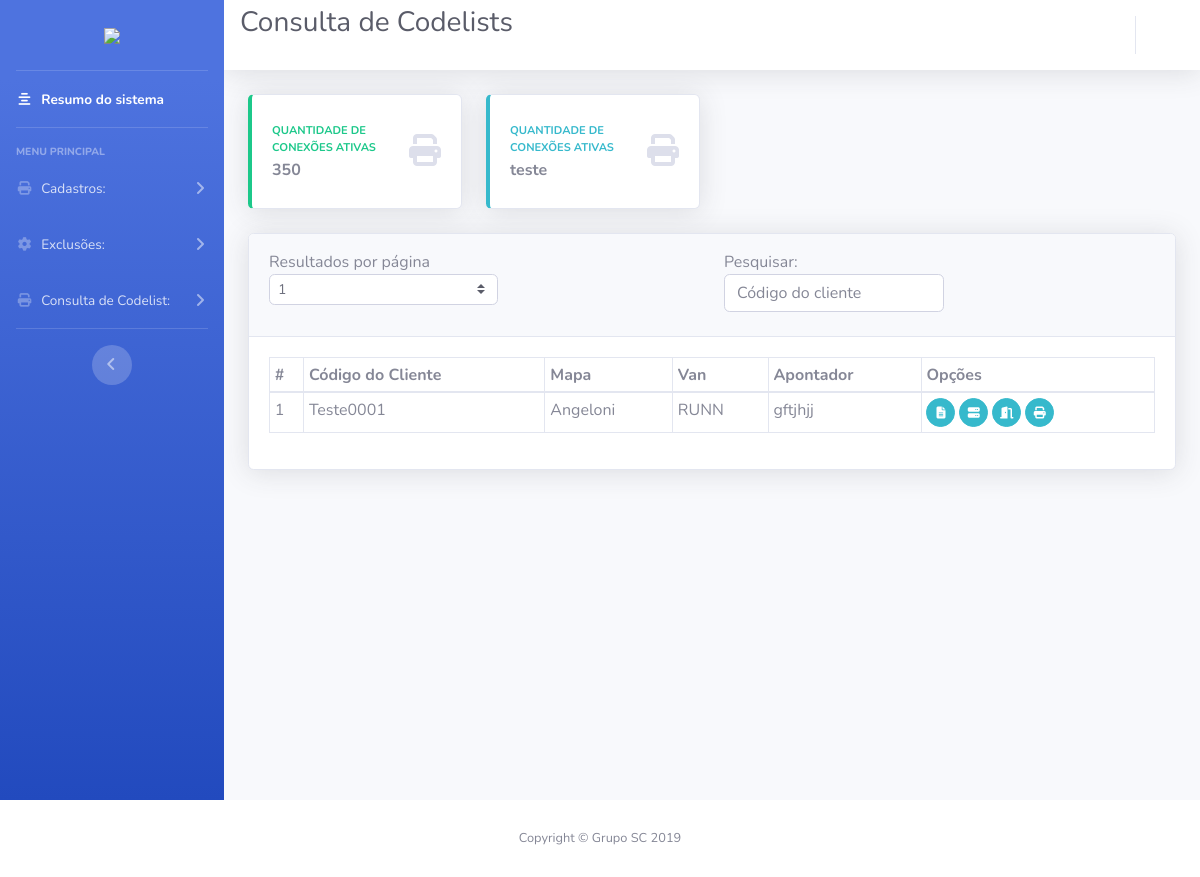
The app's page /panpharma_producao/cons_codelists with its own data.
### panpharma_producao/models.py (models this page shows)
class Base(models.Model):
    criado = models.DateField('Data de Criacão', auto_now_add=True)
    modificado = models.DateField('Data de Modificação', auto_now=True)
    ativo = models.BooleanField('Ativo?', default=True)
    class Meta:
        abstract = True

class CodelistsPanProd(Base):
    codigo_cliente = models.CharField('Usuário a ser cadastrado', max_length=100, unique=True)
    mapa = models.CharField('Mapa', max_length=100, choices=MAPA_CHOICES)
    van = models.CharField('Van', max_length=100, choices=VAN_CHOICES)
    apontador = models.CharField('Apontador', max_length=100)
    quebra = models.CharField('Quebra', max_length=20, choices=QUEBRA_CHOICES)
    mapa_retorno_atendidos = models.CharField(max_length=100, choices=MAPA_RETORNO_ATENDIDOS)
    mapa_retorno_nao_atendidos = models.CharField(max_length=100, choices=MAPA_RETORNO_NAO_ATENDIDOS)
    extensao_retorno_itens_atendidos = models.CharField(max_length=10, choices=EXTENCAO)
    extensao_retorno_itens_nao_atendidos = models.CharField(max_length=10, choices=EXTENCAO)
    mascara_retorno_atendidos = models.CharField(max_length=100)
    mascara_retorno_nao_atendidos = models.CharField(max_length=100)
    sobrepoe_arquivo = models.CharField('Sobrepõe arquivo?', max_length=10, choices=CHOICES)
    mapa_retorno_nf = models.CharField(max_length=100, choices=MAPA_RETORNO_NF)
    mascara_nf = models.CharField('Máscara Nota Fiscal', max_length=100)
    extensao_nf = models.CharField('Extensão Nota Fiscal', max_length=10, choices=EXTENCAO_NF)
    sobrepoe_nf = models.BooleanField('Sobrepões NF?', choices=CHOICES_BIN)
    usuario_arquivo_preco = models.CharField('Usuário Arquivo Preço', max_length=100)
    mascara_remessa_arq_preco = models.CharField('Máscara Remessa ARQ Preço', max_length=100)
    move_arq_preco = models.BooleanField('Move ARQ preço?', choices=CHOICES_BIN)
    diretorio_arq_preco = models.CharField('Diretório ARQ Preço', max_length=100)

### panpharma_producao/views.py (the view)
# urls.py: path('cons_codelists', views.cons_codelists, name='cons_codelists'),
def cons_codelists(request):
    objects = CodelistsPanProd.objects.all()
    context = {
        'codelists': objects
    }
    return render(request, 'panpharma_producao/cons_codelists.html', context)

### templates/panpharma_producao/cons_codelists.html (shortened to what this page needs)
{% load bootstrap4 %}
{% load static %}
<!DOCTYPE html>
<html lang="pt-BR" xmlns="http://www.w3.org/1999/html">
<head>
  {% bootstrap_css %}
  <link rel="stylesheet" href="{% static 'css/sb-admin-2.min.css' %}">
</head>
<body id="page-top">
  <div id="wrapper">
    {% include 'panpharma_producao/functions_ppp/menu.html' %}
    <div id="content-wrapper" class="d-flex flex-column">
      <div id="content">
        <nav class="navbar navbar-expand navbar-light bg-white topbar mb-4 static-top shadow">
          <div class="d-sm-flex align-items-center justify-content-between mb-4">
            <h1 class="h3 mb-0 text-gray-800">Consulta de Codelists</h1>
          </div>
          {% include 'panpharma_producao/functions_ppp/topbar.html' %}
          <div class="container-fluid">
            <div class="row">
              <div class="col-xl-3 col-md-6 mb-4">
                <div class="card border-left-success shadow h-100 py-2">
                  <div class="card-body">
                    <div class="row no-gutters align-items-center">
                      <div class="col mr-2">
                        <div class="text-xs font-weight-bold text-success text-uppercase mb-1">Quantidade de conexões ativas</div>
                        <div class="h6 mb-0 font-weight-bold text-gray-550">350</div>
                      </div>
                      <div class="col-auto">
                        <i class="fas fa-print text-gray-300 fa-2x"></i>
                      </div>
                    </div>
                  </div>
                </div>
              </div>
              <div class="col-xl-3 col-md-6 mb-4">
                <div class="card border-left-info shadow h-100 py-2">
                  <div class="card-body">
                    <div class="row no-gutters align-items-center">
                      <div class="col mr-2">
                        <div class="text-xs font-weight-bold text-info text-uppercase mb-1">Quantidade de conexões ativas</div>
                        <div class="h6 mb-0 font-weight-bold text-gray-550">teste</div>
                      </div>
                      <div class="col-auto">
                        <i class="fas fa-print text-gray-300 fa-2x"></i>
                      </div>
                    </div>
                  </div>
                </div>
              </div>
            </div>
            <div class="card shadow mb-4">
              <div class="card-header py-3">
                <div class="row">
                  <div class="col-sm-12 col-md-6">
                    <div class="dataTables_length" id="example_length">
                      <label>
                        Resultados por página
                        <select name="example_length" aria-controls="example" class="custom-select custom-select-sm form-control form-control-sm">
                          <option value="10">1</option>
                        </select>
                      </label>
                    </div>
                  </div>
                  <div class="col-sm-12 col-md-6">
                    <div id="example_filter" class="dataTables_filter">
                      <label>
                        Pesquisar:
                        <form method="GET" action=".">
                          <input type="text" id="search" name="search" class="form-control" placeholder="Código do cliente">
                        </form>
                      </label>
                    </div>
                  </div>
                </div>
              </div>
              <div class="card-body">
                <div class="table-responsive">
                  <table class="table table-bordered table-sm" id="dataTable" width="100%" cellspacing="0">
                    <thead>
                      <tr>
                        <th scope='col'>#</th>
                        <th scope='col'>Código do Cliente</th>
                        <th scope='col'>Mapa</th>
                        <th scope='col'>Van</th>
                        <th scope='col'>Apontador</th>
                        <th scope='col'>Opções</th>
                      </tr>
                    </thead>
                      <tbody>
                        {% for code in codelists %}
                          <tr>
                            <td scope="row">{{ code.id }}</td>
                            <td scope="row">{{ code.codigo_cliente }}</td>
                            <td scope="row">{{ code.mapa }}</td>
                            <td scope="row">{{ code.van }}</td>
                            <td scope="row">{{ code.apontador }}</td>
                            <td scope="row">
          						<a href="#modal{{ code.id }}" class="btn btn-info btn-circle btn-sm" data-placement="top" title="Visualizar Codelist" data-toggle="modal"><i class="fas fa-file-alt" aria-hidden="true"></i></a>
          						<a href="#" class="btn btn-info btn-circle btn-sm" data-placement="top" title="Atualização de IP" data-toggle="modal"><i class="fas fa-server" aria-hidden="true"  data-toggle="modal" data-target="#view-modal" data-id="<?php echo $row['id']; ?>" id="getUser"></i></a>
          						<a href="#" class="btn btn-info btn-circle btn-sm" data-placement="top" title="Atualização de Porta!!!" data-toggle="modal"><i class="fas fa-door-open" aria-hidden="true" data-toggle="modal"  data-target="#view-modal1" data-id="<?php echo $row['id']; ?>" id="getUser1"></i></a>
                                <a href="#" class="btn btn-info btn-circle btn-sm" data-placement="top" title="Operações Spool" data-toggle="modal"><i class="fa fa-print" aria-hidden="true" data-toggle="modal"  data-target="#view-modal3" data-id="<?php echo $row['id']; ?>" id="getUser3"></i></a>
                          </tr>
                        {% endfor %}
                      </tbody>
                  </table>
                </div>
              </div>
            </div>
            </div>
          </div>
        </div>
      </div>
    <footer class="sticky-footer bg-white">
      <div class="container my-auto">
        <div class="copyright text-center my-auto">
          <span>Copyright &copy; Grupo SC 2019</span>
        </div>
      </div>
    </footer>
</body>
</html>

### records on screen
CodelistsPanProd: id "1", codigo_cliente "Teste0001", mapa "Angeloni", van "RUNN", apontador "gftjhjj"
